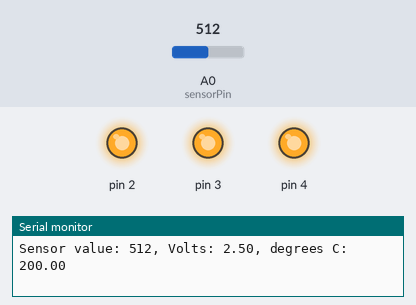
Recording of a sketch running on a simulated Arduino Uno, built with avr-gcc and run on an emulated ATmega328P. Shown: output pins drawn as LEDs (lit = HIGH), the last lines printed to the serial monitor. The test bench sets the inputs (shaded band); at power-on: A0 (sensorPin) = 512.

Above: at 1.2 s.
1.3 s: A0 (sensorPin) set to 155
4.3 s: A0 (sensorPin) set to 147
At 5.1 s:
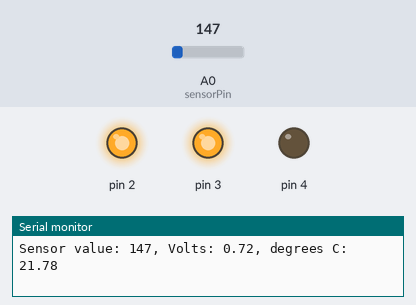
5.8 s: A0 (sensorPin) set to 122
At 7.0 s:
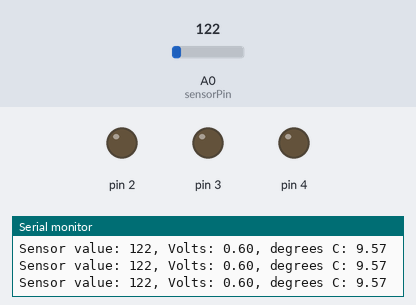
7.3 s: A0 (sensorPin) set to 306
At 8.6 s:
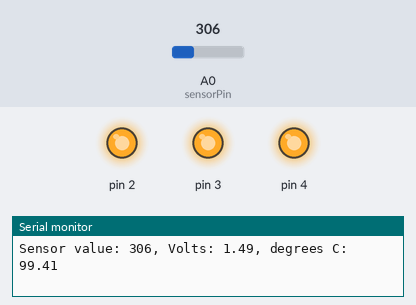
8.9 s: A0 (sensorPin) set to 0
At 9.5 s:
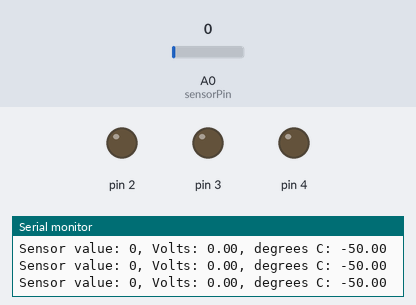
Timing chart, 0 to 11.4 s (numbered marks = the images above; inputs shaded):
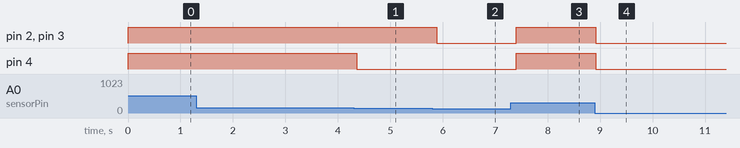

The sketch:

p02_love_meter.ino
```cpp
/*
  Project #03 from the Arduino Starter Kit Project Book
*/

const int sensorPin = A0;
const float baselineTemp = 16.0;

void setup()
{
    Serial.begin(9600);
    for(int pinNumber = 2; pinNumber<5; pinNumber++) {
        pinMode(pinNumber, OUTPUT);
        digitalWrite(pinNumber, LOW);
    }
}

void loop()
{
	int sensorVal = analogRead(sensorPin);

  // debug info to the consonle
  Serial.print("Sensor value: ");
  Serial.print(sensorVal);

  // convert the ADC reading to voltage
  float voltage = (sensorVal/1024.0) * 5.0;

  Serial.print(", Volts: ");
  Serial.print(voltage);
  Serial.print(", degrees C: ");

  // convert the voltage to temperature in degrees
  float temperature = (voltage - .5) * 100;
  Serial.println(temperature);

  if(temperature < baselineTemp+2) {
    // if the temp is > 20c and < 22c
    digitalWrite(2, LOW);
    digitalWrite(3, LOW);
    digitalWrite(4, LOW);
  } else if(temperature >= baselineTemp+2 && temperature < baselineTemp+4) {
    // if the temp >= 22c and temp < 24c
    digitalWrite(2, HIGH);
    digitalWrite(3, LOW);
    digitalWrite(4, LOW);
  } else if(temperature >= baselineTemp+4 && temperature < baselineTemp+6) {
    // if temp >= 24c and temp < 26
    digitalWrite(2, HIGH);
    digitalWrite(3, HIGH);
    digitalWrite(4, LOW);
  } else if(temperature >= baselineTemp+6) {
    // if temp > 26c
    digitalWrite(2, HIGH);
    digitalWrite(3, HIGH);
    digitalWrite(4, HIGH);
  }

  delay(100);

}
```

Measured:
- the behaviour switches between 148 and 147 on A0 (sensorPin) (found by bisection; images 0 and 1)
- after the input at 4.3 s, pin 4: HIGH → LOW after 0.06 s
- after the input at 5.8 s, pin 2, pin 3: HIGH → LOW after 0.08 s
- after the input at 7.3 s, pin 2–4: LOW → HIGH after 0.10 s
- after the input at 8.9 s, pin 2–4: HIGH → LOW at once
